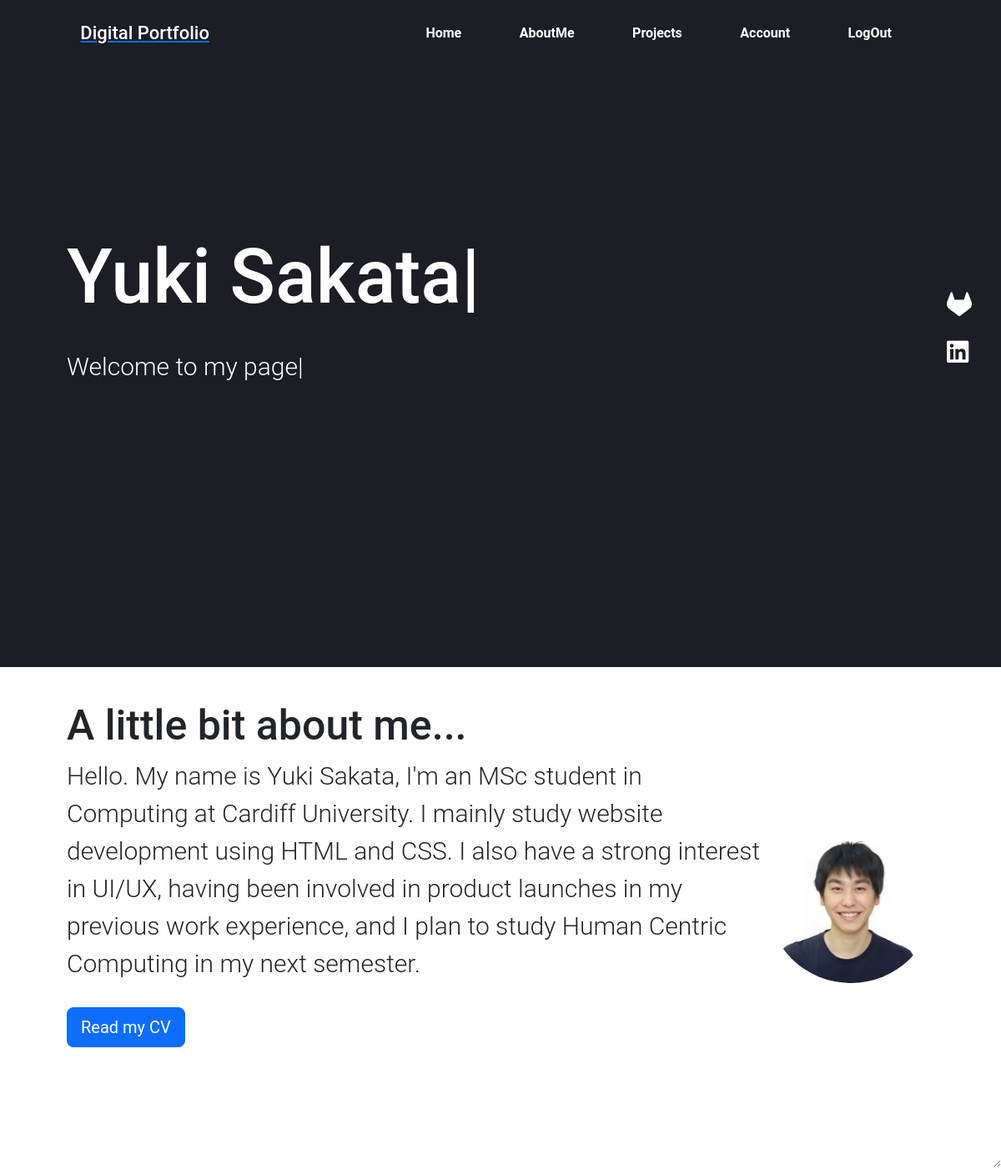
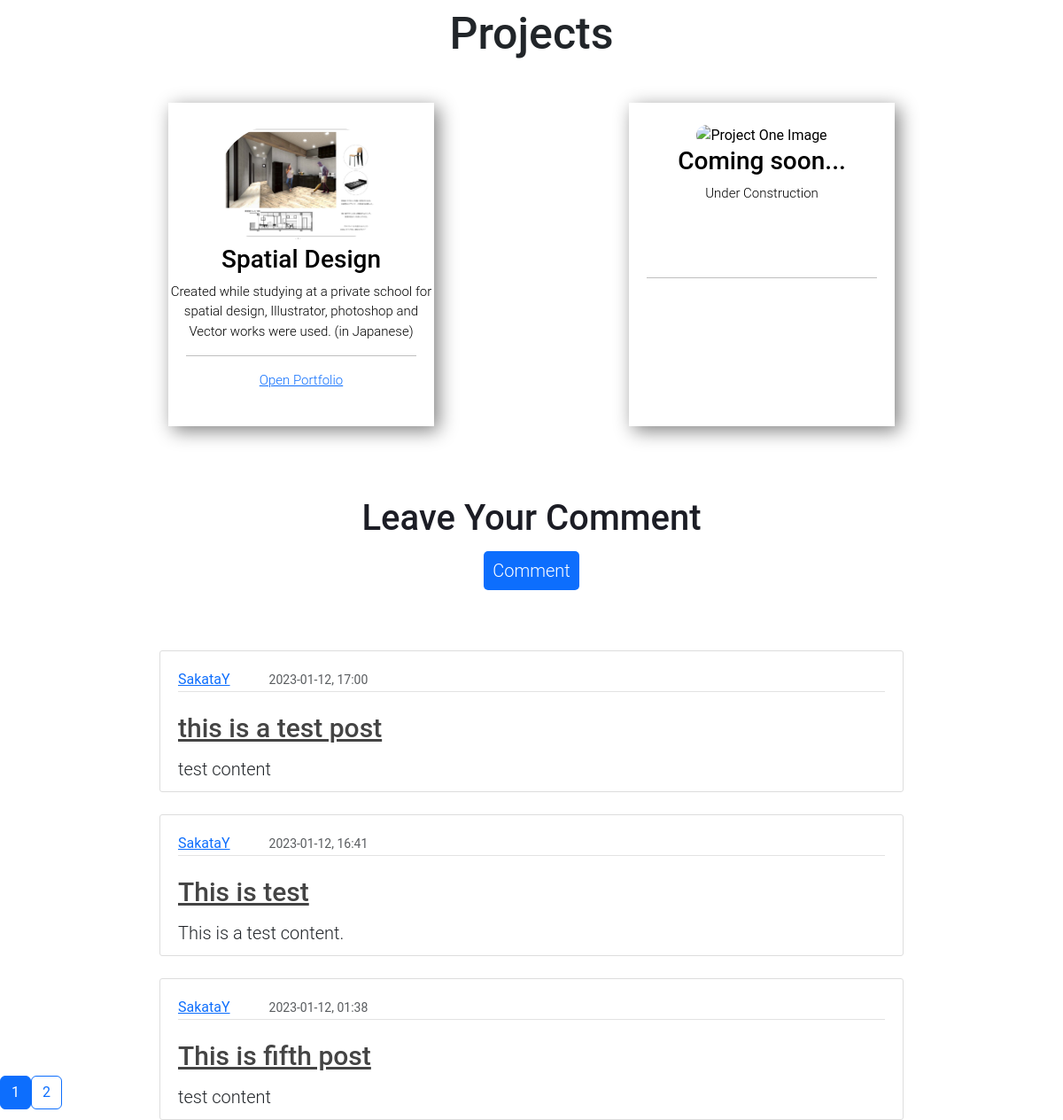
Screenshot of /home (signed in) with the database file from the repository (2 pictures, top to bottom).
### flaskapp/models.py (models this page shows, shortened)
class Post(db.Model):
    id = db.Column(db.Integer, primary_key=True)
    title = db.Column(db.String(120), nullable=False)
    date_posted = db.Column(db.DateTime, nullable=False, default=datetime.utcnow)
    content = db.Column(db.Text, nullable=False)
    user_id = db.Column(db.Integer, db.ForeignKey('user.id'), nullable=False)

class User(db.Model, UserMixin):
    id = db.Column(db.Integer, primary_key=True)
    username = db.Column(db.String(15), unique=True, nullable=False)
    email = db.Column(db.String(100), unique=True, nullable=False)
    image_file = db.Column(db.String(20), nullable=False, default='default.jpg')
    password = db.Column(db.String(65), nullable=False)
    posts = db.relationship('Post', backref='author', lazy=True)

### flaskapp/routes.py (the view)
@app.route("/")
@app.route("/home")
def home():
    page = request.args.get('page', 1, type=int)
    posts = Post.query.order_by(Post.date_posted.desc()).paginate(page=page,per_page=3)
    return render_template('home.html', posts=posts)

### flaskapp/models.py (called while the page is built)
@login_manager.user_loader
def load_user(user_id):
    return User.query.get(int(user_id))

### flaskapp/templates/home.html
{% extends "layout.html" %}
{% block content %}
<section class="hero" id="home">
  <div class ="hero-area">
      <div class="hero-text">
          <h1 class="myname">Yuki Sakata</h1>
          <p class="mytext">Welcome to my page</p>
      </div>
      <div class="socials">
        <div>
          <a href="https://git.cardiff.ac.uk/c22012187" target="_blank"><i class="fa-brands fa-gitlab"></i></a>
        </div>
        <div>
          <a href="https://www.linkedin.com/in/yuki-sakata-ys/" target="_blank"><i class="fa-brands fa-linkedin"></i></a>
        </div>
      </div>
  </div>
</section>
<section class="sub-section" id="about-me">
  <div class="information">
      <h2 class="about-me-title">A little bit about me...</h2>
      <p class="about-me-text">Hello. My name is Yuki Sakata, I'm an MSc student in Computing at Cardiff University. I mainly study website development using HTML and CSS. I also have a strong interest in UI/UX, having been involved in product launches in my previous work experience, and I plan to study Human Centric Computing in my next semester.</p>
      <a class="btn btn-primary mt-40 btn-lg" href="{{ url_for('about')}}">Read my CV</a>
  </div>
  <div class="headshot-container">
      <img class="headshot" src="static/mypic/myprofile.jpg" alt="Kanon headshot"/>
  </div>
</section>
<div class="sub-section-alternative" id="projects">
  <h2>Projects</h2>
  <div class="project-container">
      <div class="project-card">
          <img class="project-image" src="static/mypic/project-1.png" alt="Project One Image" />
          <h3>Spatial Design</h3>
          <p class="subtext">Created while studying at a private school for spatial design, Illustrator, photoshop and Vector works were used. (in Japanese)</p>
          <hr />
          <p class="subtext"><a href="./static/pdf/Portfolio-interior.pdf" target="_blank">Open Portfolio</a></p>
      </div>
      <div class="project-card">
        <img class="project-image" src="static/mypic/project-2.jpg" alt="Project One Image" />
        <h3>Coming soon...</h3>
        <p class="subtext">Under Construction<br><br><br><br></p>
        <hr />
    </div>
  </div>
</div>
  <div>
    <div class="comment-header">
      <div class="comment-title">
        <h3>Leave Your Comment</h3>
      </div>
      {% if current_user.is_authenticated %}
      <div class="button"><a href="{{ url_for('new_post')}}">Comment</a></div>
      {% endif %}
    </div>
    <div class="comment-content">
      {% for post in posts.items %}
          <article class="media content-section">
            <div class="media-body">
              <div class="article-metadata">
                <a class="mr-2" href="{{ url_for('user_posts', username=post.author.username) }}">{{ post.author.username }}</a>
                <small class="text-muted">{{ post.date_posted.strftime('%Y-%m-%d, %H:%M') }}</small>
              </div>
              <h2><a class="article-title" href="{{ url_for('post', post_id=post.id) }}">{{ post.title }}</a></h2>
              <p class="article-content">{{ post.content }}</p>
            </div>
          </article>
    {% endfor %}
    </div>
  </div>
  <div class="pagination">
    {% for page_num in posts.iter_pages(left_edge=1, right_edge=1, left_current=1, right_current=2) %}
        {% if page_num %}
          {% if posts.page == page_num %}
            <a class="btn btn-primary center" href="{{ url_for('home', page=page_num) }}">{{ page_num }}</a>
          {% else %}
            <a class="btn btn-outline-primary" href="{{ url_for('home', page=page_num) }}">{{ page_num }}</a>
          {% endif %}
        {% endif %}
    {% endfor %}
  </div>
{% endblock content %}

### flaskapp/static/css/style.css (style rules this page uses)
* { margin: 0; padding: 0; box-sizing: border-box; }
body { background: white !important;; font-family: 'Poppins', sans-serif; }
section { height: 600px; background-color: white; }
h1 { font-size: 90px; margin: 0; }
h2 { font-size: 50px; }
p { margin: 0; font-size: 30px; font-weight: 300; }
.content-section { background: #ffffff; padding: 10px 20px; border: 1px solid #dddddd; border-radius: 3px; margin-top: 100px; margin-bottom: -50px; }
.article-title { font-size: 30px;; color: #444444; }
.article-content { font-size: 20px; white-space: pre-line; }
.article-metadata { padding-bottom: 1px; margin-bottom: 4px; border-bottom: 1px solid #e3e3e3 }
.hero { background-color: #1c1d25; height: 100vh; color: white; font-size: 40px; }
.hero-area { display: flex; height: 100%; justify-content: space-between; align-items: center; }
.hero-text { margin-left: 80px; margin-bottom: 200px; }
.myname { padding-top: 150px; font-size: 90px; margin: 0; }
.myname::after { content: "|"; animation: typinganime .9s ease infinite; }
.mytext::after { content: "|"; animation: typinganime .9s ease infinite; }
.mytext { padding-top: 30px; padding-bottom: 10px; font-size: 30px; }
.socials { margin-right: 35px; font-size: 30px; color: white; }
.fa-gitlab { font-size: 30px; color: white; margin-bottom: 20px; }
.fa-linkedin { font-size: 30px; color: white; margin-bottom: 20px; }
.sub-section { display: flex; justify-content: space-around; padding: 40px 80px 80px 80px; overflow: auto; resize: vertical; }
.headshot { width: 200px; border-radius: 150px; }
.headshot-container { display: flex; align-items: center; }
.about-me-text { line-height: 1.5; padding-bottom: 30px; }
.sub-section-alternative { display: flex; flex-direction: column; text-align: center; padding: 60px 80px 80px 80px; margin-top: -50px; }
.sub-section-alternative h2 { padding-bottom: 20px; font-weight: 500; }
.project-card { background-color: #ffffff; color: black; width: 300px; height: 365px; box-shadow: 5px 5px 20px grey; margin-top: 20px; resize: vertical; }
.subtext { font-size: 15px; color: black; }
.project-container { display: flex; justify-content: space-around; }
.project-image { margin-top: 25px; height: 135px; border-radius: 125px; }
hr { margin-left: 20px; margin-right: 20px; }
.comment-header { text-align: center; }
.comment-title h3 { color: #1c1d25; margin-bottom: 20px; font-size: 40px; font-weight: 500; margin-right: auto; margin-left: auto; }
.button a { width: 120px; height: 50px; font-size: 1.25rem; background-color:#0d6efd; border-radius: 5px; text-align: center; font-weight: 300; padding: 10px; color: #ffffff; text-decoration: none; }
.content-section { width: 70%; margin-left: auto; margin-right: auto; margin-top: 3rem; align-items: center; }
.media-body { margin-top: 10px; }

### flaskapp/static/css/navbar.css (style rules this page uses)
* { margin: 0; padding: 0; box-sizing: border-box; }
.content-section { background: #ffffff; padding: 10px 20px; border: 1px solid #dddddd; border-radius: 3px; margin-top: 75px; }
small { margin-left: 40px; }

### flaskapp/static/css/about.css (style rules this page uses)
* { margin: 0; padding: 0; list-style: none; box-sizing: border-box; font-family: 'Roboto', sans-serif; }
.headshot { border-radius: 50%; }

### rows the page displays
Post: author.username "SakataY", date_posted "2023-01-12, 17:00", title "this is a test post", content "test content"
Post: author.username "SakataY", date_posted "2023-01-12, 16:41", title "This is test", content "This is a test content."
Post: author.username "SakataY", date_posted "2023-01-12, 01:38", title "This is fifth post", content "test content"

### other values shown
{{ page_num }} "1"
{{ page_num }} "2"
